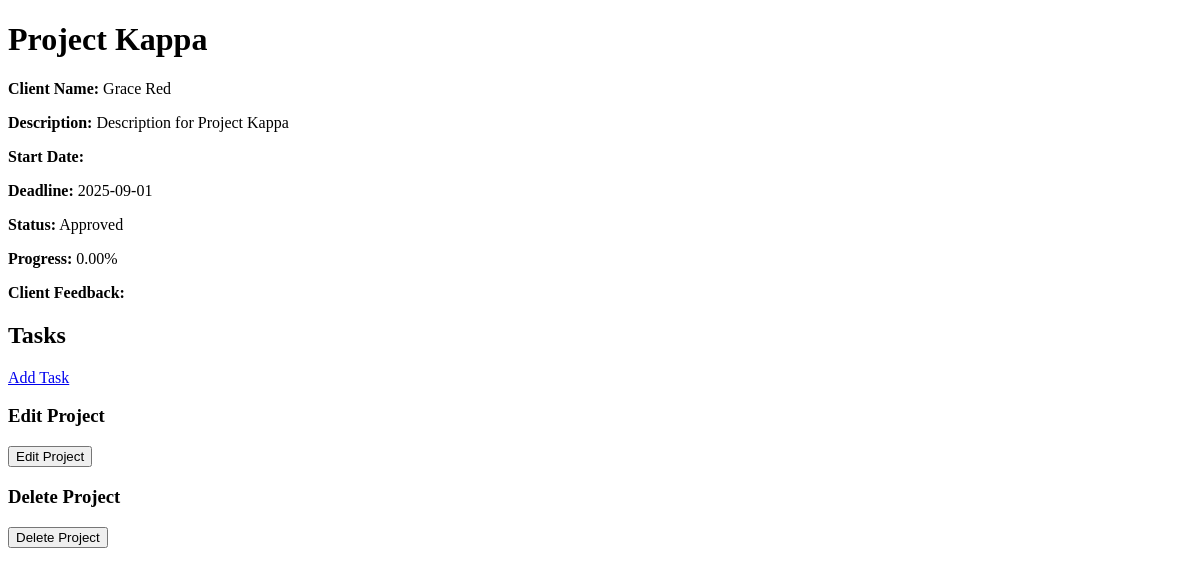
Page /controller/pm-project-controller.php?action=view&project_id=10 (signed in) on the committed database.
### tables this page shows
CREATE TABLE `projects` (
  `project_id` int(11) NOT NULL,
  `client_id` int(11) NOT NULL,
  `pm_id` int(11) DEFAULT NULL,
  `name` varchar(100) NOT NULL,
  `description` text NOT NULL,
  `start_date` date DEFAULT NULL,
  `deadline` date NOT NULL,
  `status` varchar(50) NOT NULL DEFAULT 'Pending Approval',
  `type` varchar(50) NOT NULL DEFAULT 'Proposal',
  `comment` text DEFAULT NULL,
  `client_feedback` text DEFAULT NULL,
  `progress` decimal(5,2) DEFAULT 0.00
);

CREATE TABLE `usr` (
  `userid` int(11) NOT NULL,
  `firstname` varchar(255) NOT NULL,
  `lastname` varchar(255) NOT NULL,
  `name` varchar(255) NOT NULL,
  `email` varchar(255) NOT NULL,
  `password` varchar(255) NOT NULL,
  `roleid` int(11) DEFAULT NULL
);

### model/project-model.php (called while the page is built, shortened)
<?php
function getProjectInfo($projectId) {
    $conn = getDbConnection();
    $sql = "SELECT * FROM projects WHERE project_id = ?";
    $stmt = $conn->prepare($sql);
    $stmt->bind_param("i", $projectId);
    $stmt->execute();
    $result = $stmt->get_result();
    $projectInfo = $result->fetch_assoc();
    return $projectInfo;
}
?>

### model/user-model.php (called while the page is built, shortened)
<?php
function getUserInfo($userId)
{
    $conn = getDbConnection();
    $sql = "SELECT userid, firstname, lastname, email, roleid FROM usr WHERE userid = ?";
    $stmt = $conn->prepare($sql);
    $stmt->bind_param("i", $userId);
    $stmt->execute();
    $result = $stmt->get_result();
    $user = $result->fetch_assoc();
    return $user;
}
function getUserName($userId)
{
    $userInfo = getUserInfo($userId);
    $firstname = $userInfo['firstname'] ?? 'Unassigned';
    $lastname = $userInfo['lastname'] ?? '';
    return trim("$firstname $lastname");
}
?>

### view/pm-project-view.php (the view, shortened to what this page needs)
<!DOCTYPE html>
<html lang="en">
<head>
    <link rel="stylesheet" href="../css/styles.css">
</head>
<body>
<h1><?php echo $project['name']; ?></h1>
<p><strong>Client Name:</strong> <?php echo $clientName; ?></p>
<p><strong>Description:</strong> <?php echo $project['description']; ?></p>
<p><strong>Start Date:</strong> <?php echo $project['start_date']; ?></p>
<p><strong>Deadline:</strong> <?php echo $project['deadline']; ?></p>
<p><strong>Status:</strong> <?php echo $project['status']; ?></p>
<p><strong>Progress:</strong> <?php echo $project['progress']; ?>%</p>
<p><strong>Client Feedback:</strong> <?php echo $project['client_feedback']; ?></p>
<h2>Tasks</h2>
<?php if ($project['status'] != 'Completed') { ?>
    <a href="../controller/pm-task-controller.php?action=add&project_id=<?php echo $project['project_id']; ?>">Add Task</a>
<?php } ?>
<br>
<h3>Edit Project</h3>
<form action="../controller/pm-project-controller.php?action=edit" method="post">
    <button type="submit">Edit Project</button>
</form>
<h3>Delete Project</h3>
<form action="../controller/pm-project-controller.php?action=delete" method="post">
    <button type="submit">Delete Project</button>
</form>
</body>
</html>

### rows in the picture
projects: name "Project Kappa", client.lastname "Grace Red", description "Description for Project Kappa", deadline "2025-09-01", status "Approved", progress "0.00"
